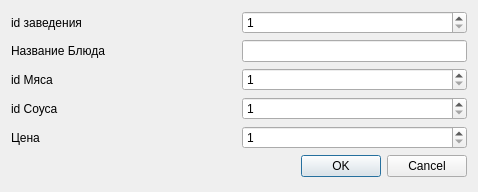
<?xml version="1.0" encoding="UTF-8"?>
<ui version="4.0">
 <class>Dialog</class>
 <widget class="QDialog" name="Dialog">
  <property name="geometry">
   <rect>
    <x>0</x>
    <y>0</y>
    <width>478</width>
    <height>192</height>
   </rect>
  </property>
  <property name="windowTitle">
   <string>Вставка в меню</string>
  </property>
  <layout class="QGridLayout" name="gridLayout">
   <item row="0" column="0">
    <layout class="QHBoxLayout" name="horizontalLayout">
     <item>
      <widget class="QLabel" name="label">
       <property name="text">
        <string>id заведения</string>
       </property>
      </widget>
     </item>
     <item>
      <widget class="QSpinBox" name="spinBox">
       <property name="minimum">
        <number>1</number>
       </property>
       <property name="maximum">
        <number>500000</number>
       </property>
      </widget>
     </item>
    </layout>
   </item>
   <item row="5" column="0">
    <widget class="QDialogButtonBox" name="buttonBox">
     <property name="orientation">
      <enum>Qt::Orientation::Horizontal</enum>
     </property>
     <property name="standardButtons">
      <set>QDialogButtonBox::StandardButton::Cancel|QDialogButtonBox::StandardButton::Ok</set>
     </property>
    </widget>
   </item>
   <item row="1" column="0">
    <layout class="QHBoxLayout" name="horizontalLayout_2">
     <item>
      <widget class="QLabel" name="label_2">
       <property name="text">
        <string>Название Блюда</string>
       </property>
      </widget>
     </item>
     <item>
      <widget class="QLineEdit" name="lineEdit">
       <property name="sizePolicy">
        <sizepolicy hsizetype="Minimum" vsizetype="Fixed">
         <horstretch>0</horstretch>
         <verstretch>0</verstretch>
        </sizepolicy>
       </property>
      </widget>
     </item>
    </layout>
   </item>
   <item row="3" column="0">
    <layout class="QHBoxLayout" name="horizontalLayout_4">
     <item>
      <widget class="QLabel" name="label_4">
       <property name="text">
        <string>id Соуса</string>
       </property>
      </widget>
     </item>
     <item>
      <widget class="QSpinBox" name="spinBox_3">
       <property name="minimum">
        <number>1</number>
       </property>
       <property name="maximum">
        <number>9</number>
       </property>
      </widget>
     </item>
    </layout>
   </item>
   <item row="2" column="0">
    <layout class="QHBoxLayout" name="horizontalLayout_3">
     <item>
      <widget class="QLabel" name="label_3">
       <property name="text">
        <string>id Мяса</string>
       </property>
      </widget>
     </item>
     <item>
      <widget class="QSpinBox" name="spinBox_2">
       <property name="minimum">
        <number>1</number>
       </property>
       <property name="maximum">
        <number>9</number>
       </property>
      </widget>
     </item>
    </layout>
   </item>
   <item row="4" column="0">
    <layout class="QHBoxLayout" name="horizontalLayout_5">
     <item>
      <widget class="QLabel" name="label_5">
       <property name="text">
        <string>Цена</string>
       </property>
      </widget>
     </item>
     <item>
      <widget class="QSpinBox" name="spinBox_4">
       <property name="minimum">
        <number>1</number>
       </property>
       <property name="maximum">
        <number>500000</number>
       </property>
      </widget>
     </item>
    </layout>
   </item>
  </layout>
 </widget>
 <resources/>
 <connections>
  <connection>
   <sender>buttonBox</sender>
   <signal>accepted()</signal>
   <receiver>Dialog</receiver>
   <slot>accept()</slot>
   <hints>
    <hint type="sourcelabel">
     <x>248</x>
     <y>254</y>
    </hint>
    <hint type="destinationlabel">
     <x>157</x>
     <y>274</y>
    </hint>
   </hints>
  </connection>
  <connection>
   <sender>buttonBox</sender>
   <signal>rejected()</signal>
   <receiver>Dialog</receiver>
   <slot>reject()</slot>
   <hints>
    <hint type="sourcelabel">
     <x>316</x>
     <y>260</y>
    </hint>
    <hint type="destinationlabel">
     <x>286</x>
     <y>274</y>
    </hint>
   </hints>
  </connection>
 </connections>
</ui>
